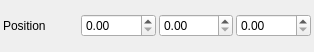
<?xml version="1.0" encoding="UTF-8"?>
<ui version="4.0">
 <class>Form</class>
 <widget class="QWidget" name="Form">
  <property name="geometry">
   <rect>
    <x>0</x>
    <y>0</y>
    <width>314</width>
    <height>52</height>
   </rect>
  </property>
  <property name="windowTitle">
   <string>Form</string>
  </property>
  <layout class="QVBoxLayout" name="verticalLayout">
   <property name="spacing">
    <number>3</number>
   </property>
   <property name="leftMargin">
    <number>3</number>
   </property>
   <property name="topMargin">
    <number>3</number>
   </property>
   <property name="rightMargin">
    <number>3</number>
   </property>
   <property name="bottomMargin">
    <number>3</number>
   </property>
   <item>
    <layout class="QHBoxLayout" name="horizontalLayout_2">
     <item>
      <widget class="QLabel" name="label_2">
       <property name="minimumSize">
        <size>
         <width>75</width>
         <height>0</height>
        </size>
       </property>
       <property name="text">
        <string>Position</string>
       </property>
      </widget>
     </item>
     <item>
      <widget class="QDoubleSpinBox" name="prop_x"/>
     </item>
     <item>
      <widget class="QDoubleSpinBox" name="prop_y"/>
     </item>
     <item>
      <widget class="QDoubleSpinBox" name="prop_z"/>
     </item>
    </layout>
   </item>
  </layout>
 </widget>
 <resources/>
 <connections/>
</ui>
